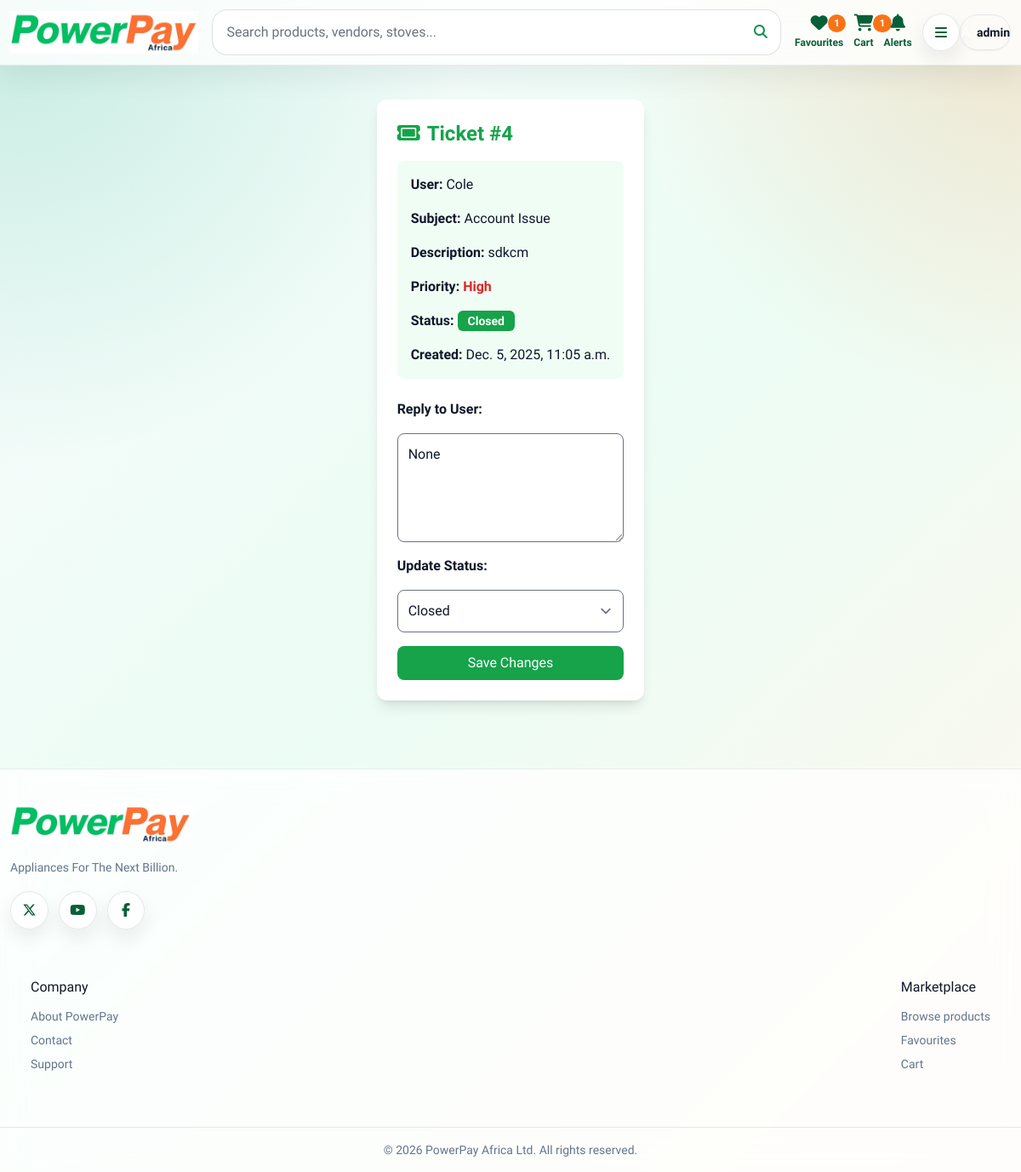
Page /support/admin/4/ (signed in) on the committed database.
### accounts/models.py (models this page shows, shortened)
class User(AbstractUser):
    is_vendor = models.BooleanField(default=False)
    is_vendor_approved = models.BooleanField(default=False)
    is_customer = models.BooleanField(default=True)
    phone = models.CharField(max_length=20, blank=True, null=True)
    require_otp = models.BooleanField(default=False)

### support/models.py (models this page shows, shortened)
class Ticket(models.Model):
    STATUS_CHOICES = [
        ('open', 'Open'),
        ('in_progress', 'In Progress'),
        ('closed', 'Closed'),
    ]
    PRIORITY_CHOICES = [
        ('low', 'Low'),
        ('medium', 'Medium'),
        ('high', 'High'),
    ]
    SUBJECT_CHOICES = [
        ("account", "Account Issue"),
        ("order", "Order Issue"),
        ("billing", "Billing & Payment"),
        ("technical", "Technical Problem"),
        ("feature", "Feature Request"),
        ("other", "Other"),
    ]
    user = models.ForeignKey(User, on_delete=models.CASCADE, related_name='tickets')
    subject = models.CharField(max_length=80, choices=SUBJECT_CHOICES, default='account')
    description = models.TextField()
    reply = models.TextField(blank=True, null=True)
    status = models.CharField(max_length=20, choices=STATUS_CHOICES, default='open')
    priority = models.CharField(max_length=10, choices=PRIORITY_CHOICES, default='medium')
    created_at = models.DateTimeField(default=timezone.now)
    updated_at = models.DateTimeField(auto_now=True)

### support/views.py (the view, shortened to what this page needs)
# urls.py: path('admin/<int:ticket_id>/', views.admin_ticket_detail, name='admin_ticket_detail'),
@user_passes_test(is_admin)
def admin_ticket_detail(request, ticket_id):
    ticket = get_object_or_404(Ticket.objects.select_related("user").prefetch_related("messages__sender"), id=ticket_id)
    return render(request, "support/admin_ticket_detail.html", {"ticket": ticket, "messages_page": ticket.messages.all()})

### shop/context_processors.py (called while the page is built)
def unread_notifications_count(request):
    if request.user.is_authenticated:
        return {"unread_notif_count": request.user.notifications.filter(is_read=False).count()}
    return {"unread_notif_count": 0}

def cart_item_count(request):
    if request.user.is_authenticated:
        total = Cart.objects.filter(user=request.user).aggregate(total=Sum("items__quantity"))["total"] or 0
        return {"cart_item_count": total}
    return {"cart_item_count": 0}

def wishlist_count(request):
    if request.user.is_authenticated:
        return {"wishlist_count": Wishlist.objects.filter(user=request.user).count()}
    return {"wishlist_count": 0}

def is_approved_vendor(request):
    user = request.user
    approved = False
    if user.is_authenticated and getattr(user, "is_vendor", False) and getattr(user, "is_vendor_approved", False) and hasattr(user, "vendor"):
        approved = not user.vendor.is_suspended
    return {"is_approved_vendor": approved}

def is_admin(request):
    return {"is_admin": request.user.is_authenticated and request.user.is_staff}

### support/views.py (called while the page is built)
def is_admin(user):
    return user.is_authenticated and user.is_staff

### support/templates/support/admin_ticket_detail.html (shortened to what this page needs)
{% extends "base.html" %}
{% block content %}
<div class="grid min-h-screen" style="grid-template-rows: auto 1fr auto;">
    {% include 'shop/navbar.html' %}
<div class="max-w-3xl mx-auto bg-white shadow-lg rounded-xl p-6 mt-10 mb-8">
    <h2 class="text-2xl font-bold text-green-600 mb-4">
        <i class="fa-solid fa-ticket mr-2"></i>Ticket #{{ ticket.id }}
    </h2>
    <div class="space-y-4 rounded-lg p-4 bg-green-50">
        <p><strong>User:</strong> {{ ticket.user.username }}</p>
        <p><strong>Subject:</strong> {{ ticket.get_subject_display }}</p>
        <p><strong>Description:</strong> {{ ticket.description }}</p>
        <p><strong>Priority:</strong> <span class="
            {% if ticket.priority == 'low' %} text-green-600
            {% elif ticket.priority == 'medium' %} text-yellow-600
            {% else %} text-red-600 {% endif %}
            font-semibold">{{ ticket.get_priority_display }}</span></p>
        <p><strong>Status:</strong> <span class="px-3 py-1 text-white rounded-md text-sm font-semibold
                                    {% if ticket.status == 'open' %} bg-yellow-500
                                    {% elif ticket.status == 'in_progress' %} bg-blue-500
                                    {% else %} bg-green-600 {% endif %}">
                                    {{ ticket.get_status_display }}
                                </span></p>
        <p><strong>Created:</strong> {{ ticket.created_at }}</p>
    </div>
    <form method="POST" class="mt-6 flex flex-col gap-4">
        <label class="font-semibold">Reply to User:</label>
        <textarea name="reply" class="border rounded-lg p-3 w-full h-32">{{ ticket.reply }}</textarea>
        <label class="font-semibold">Update Status:</label>
        <select name="status" class="border rounded-lg p-3">
            {% for key, value in ticket.STATUS_CHOICES %}
                <option value="{{ key }}" {% if ticket.status == key %}selected{% endif %}>{{ value }}</option>
            {% endfor %}
        </select>
        <button type="submit" class="bg-green-600 text-white py-2 rounded-lg hover:bg-green-700">
            Save Changes
        </button>
    </form>
</div>
{% include 'footer.html' %}
{% endblock %}

### shop/templates/shop/avatar.html (shortened to what this page needs)
<div id="navbarAvatarDropdown" class="relative flex items-center">
  <button id="mobileMenuBtn" type="button" class="shop-icon-btn md:hidden" aria-label="Open menu">
    <i class="fa-solid fa-bars"></i>
  </button>
  <button id="navbarAvatarBtn" type="button" class="hidden md:flex items-center gap-2 rounded-full bg-white/80 border border-slate-200 pl-2 pr-3 py-2 shadow-sm hover:shadow-md transition" aria-label="Open account menu">
    <span class="w-9 h-9 rounded-full bg-gradient-to-br from-green-700 to-orange-500 text-white grid place-items-center font-black">
    </span>
    <span class="font-bold text-sm text-slate-700 max-w-28 truncate">{{ request.user.username }}</span>
  </button>
</div>

### static/css/modern-shop.css (style rules this page uses)
:root { --pp-green: #0f8f4f; --pp-green-dark: #075f38; --pp-lime: #a7f3d0; --pp-orange: #f97316; --pp-amber: #f59e0b; --pp-ink: #0f172a; --pp-muted: #64748b; --pp-line: rgba(15, 23, 42, .10); --pp-card: rgba(255, 255, 255, .86); --pp-shadow: 0 22px 55px rgba(15, 23, 42, .11); --pp-radius: 28px; }
* { box-sizing: border-box; }
html { scroll-behavior: smooth; }
body.shop-body { min-height: 100vh; color: var(--pp-ink); background: radial-gradient(circle at top left, rgba(16, 185, 129, .22), transparent 34rem), radial-gradient(circle at top right, rgba(249, 115, 22, .18), transparent 30rem), linear-gradient(135deg, #f8fafc 0%, #ecfdf5 48%, #fff7ed 100%); background-attachment: fixed; }
.shop-icon-btn { display: inline-flex; align-items: center; justify-content: center; width: 2.8rem; height: 2.8rem; border-radius: 999px; background: rgba(255,255,255,.88); border: 1px solid var(--pp-line); color: var(--pp-green-dark); box-shadow: 0 10px 22px rgba(15,23,42,.08); transition: transform .18s ease, color .18s ease; }

### templates/base.html (style rules this page uses)
body { font-family: "Saira", system-ui, -apple-system, BlinkMacSystemFont, "Segoe UI", sans-serif; }

### rows in the picture
User: user.username "admin"
Ticket: id "4", user.username "Cole", subject "Account Issue", description "sdkcm", priority "High", status "Closed", created_at "Dec. 5, 2025, 11:05 a.m.", reply "None"

### other values in the picture
{{ wishlist_count }} "1"
{{ cart_item_count }} "1"
